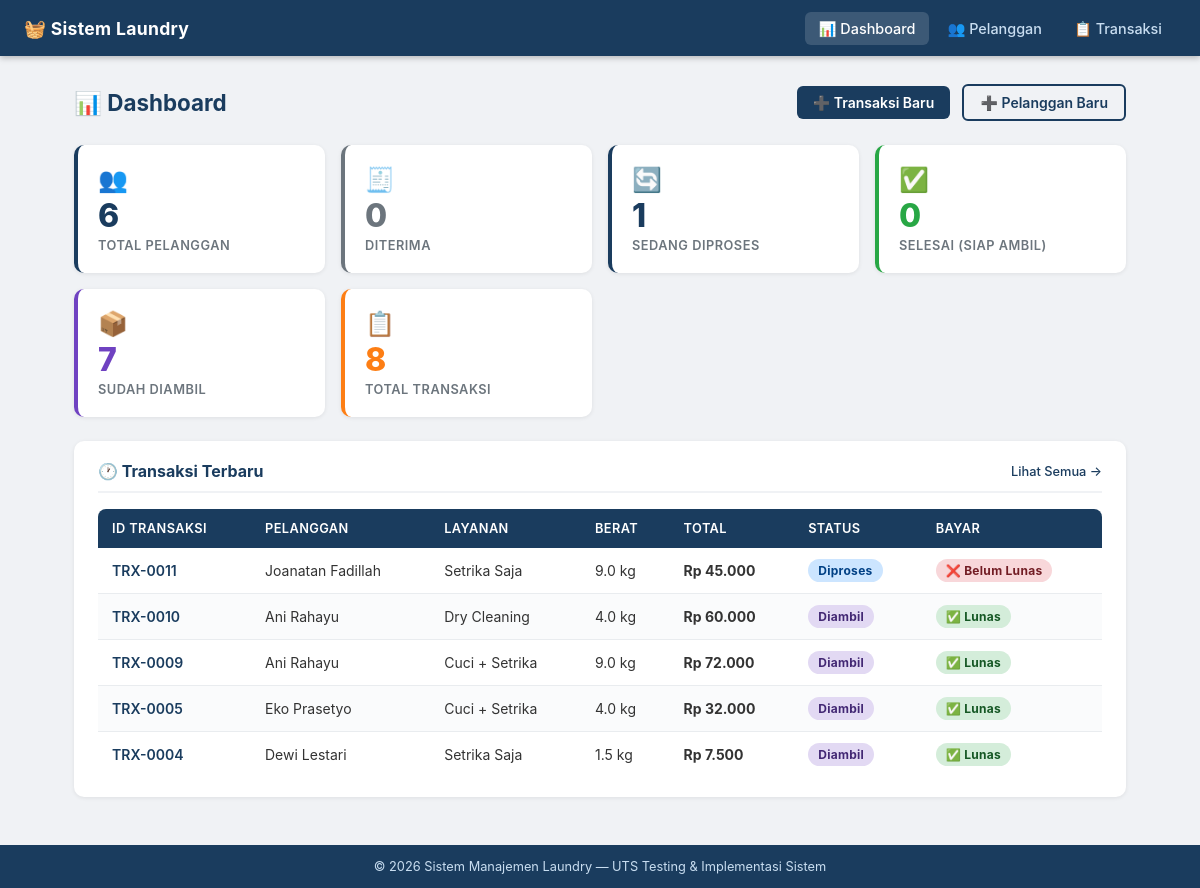
The page / on the database its author committed.
### tables this page shows
CREATE TABLE transaksi (
            id                 INTEGER PRIMARY KEY AUTOINCREMENT,
            kode_transaksi     TEXT    NOT NULL UNIQUE,
            pelanggan_id       INTEGER NOT NULL,
            layanan_id         INTEGER NOT NULL,
            berat_kg           REAL    NOT NULL CHECK(berat_kg >= 0.5 AND berat_kg <= 50),
            total_harga        INTEGER NOT NULL,
            status_pengerjaan  TEXT    NOT NULL DEFAULT 'Diterima'
                               CHECK(status_pengerjaan IN ('Diterima','Diproses','Selesai','Diambil')),
            status_pembayaran  TEXT    NOT NULL DEFAULT 'Belum Lunas'
                               CHECK(status_pembayaran IN ('Belum Lunas','Lunas')),
            tanggal_masuk      TEXT    NOT NULL,
            catatan            TEXT,
            created_at         TEXT    NOT NULL DEFAULT CURRENT_TIMESTAMP,
            FOREIGN KEY (pelanggan_id) REFERENCES pelanggan(id) ON DELETE RESTRICT,
            FOREIGN KEY (layanan_id)   REFERENCES layanan(id)   ON DELETE RESTRICT
        );

CREATE TABLE pelanggan (
            id         INTEGER PRIMARY KEY AUTOINCREMENT,
            nama       TEXT    NOT NULL,
            no_hp      TEXT    NOT NULL UNIQUE,
            alamat     TEXT,
            created_at TEXT    NOT NULL DEFAULT CURRENT_TIMESTAMP
        );

CREATE TABLE layanan (
            id            INTEGER PRIMARY KEY AUTOINCREMENT,
            nama_layanan  TEXT    NOT NULL UNIQUE,
            tarif_per_kg  INTEGER NOT NULL CHECK(tarif_per_kg > 0)
        );

### app.py (the view)
@app.route('/')
def dashboard():
    conn = get_db_connection()
    total_pelanggan = conn.execute('SELECT COUNT(*) FROM pelanggan').fetchone()[0]
    total_transaksi = conn.execute('SELECT COUNT(*) FROM transaksi').fetchone()[0]
    status_counts = {s: 0 for s in STATUS_FLOW}
    for r in conn.execute(
        'SELECT status_pengerjaan, COUNT(*) as jml FROM transaksi GROUP BY status_pengerjaan'
    ).fetchall():
        status_counts[r['status_pengerjaan']] = r['jml']
    transaksi_terbaru = conn.execute('''
        SELECT t.id, t.kode_transaksi, p.nama AS nama_pelanggan,
               l.nama_layanan, t.berat_kg, t.total_harga,
               t.status_pengerjaan, t.status_pembayaran, t.tanggal_masuk
        FROM transaksi t
        JOIN pelanggan p ON t.pelanggan_id = p.id
        JOIN layanan   l ON t.layanan_id   = l.id
        ORDER BY t.id DESC LIMIT 5
    ''').fetchall()
    conn.close()
    return render_template('dashboard.html',
                           total_pelanggan=total_pelanggan,
                           total_transaksi=total_transaksi,
                           status_counts=status_counts,
                           transaksi_terbaru=transaksi_terbaru)

### app.py (called while the page is built)
def format_rupiah(angka):
    return f"Rp {int(angka):,}".replace(',', '.')

### database.py (called while the page is built)
def get_db_connection():
    conn = sqlite3.connect(DB_PATH)
    conn.row_factory = sqlite3.Row
    conn.execute("PRAGMA foreign_keys = ON")  # aktifkan foreign key constraint
    return conn

### templates/dashboard.html (shortened to what this page needs)
{% extends 'base.html' %}
{% block content %}
<div class="page-header">
    <h1 class="page-title">📊 Dashboard</h1>
    <div>
        <a href="{{ url_for('transaksi_tambah') }}" class="btn btn-primary">➕ Transaksi Baru</a>
        <a href="{{ url_for('pelanggan_tambah') }}" class="btn btn-outline" style="margin-left:8px;">➕ Pelanggan Baru</a>
    </div>
</div>
<div class="stat-grid">
    <div class="stat-card blue">
        <span class="stat-icon">👥</span>
        <span class="stat-value">{{ total_pelanggan }}</span>
        <span class="stat-label">Total Pelanggan</span>
    </div>
    <div class="stat-card gray">
        <span class="stat-icon">🧾</span>
        <span class="stat-value">{{ status_counts['Diterima'] }}</span>
        <span class="stat-label">Diterima</span>
    </div>
    <div class="stat-card blue">
        <span class="stat-icon">🔄</span>
        <span class="stat-value">{{ status_counts['Diproses'] }}</span>
        <span class="stat-label">Sedang Diproses</span>
    </div>
    <div class="stat-card green">
        <span class="stat-icon">✅</span>
        <span class="stat-value">{{ status_counts['Selesai'] }}</span>
        <span class="stat-label">Selesai (Siap Ambil)</span>
    </div>
    <div class="stat-card purple">
        <span class="stat-icon">📦</span>
        <span class="stat-value">{{ status_counts['Diambil'] }}</span>
        <span class="stat-label">Sudah Diambil</span>
    </div>
    <div class="stat-card orange">
        <span class="stat-icon">📋</span>
        <span class="stat-value">{{ total_transaksi }}</span>
        <span class="stat-label">Total Transaksi</span>
    </div>
</div>
<div class="card">
    <div class="card-title">
        🕐 Transaksi Terbaru
        <a href="{{ url_for('transaksi_list') }}"
           style="font-size:0.8rem; font-weight:500; margin-left:auto; color:#1a3c5e;">
            Lihat Semua →
        </a>
    </div>
    {% if transaksi_terbaru %}
    <div class="table-wrapper">
        <table>
            <thead>
                <tr>
                    <th>ID Transaksi</th>
                    <th>Pelanggan</th>
                    <th>Layanan</th>
                    <th>Berat</th>
                    <th>Total</th>
                    <th>Status</th>
                    <th>Bayar</th>
                </tr>
            </thead>
            <tbody>
                {% for t in transaksi_terbaru %}
                <tr>
                    <td>
                        <a href="{{ url_for('transaksi_detail', tid=t.id) }}">
                            {{ t.kode_transaksi }}
                        </a>
                    </td>
                    <td>{{ t.nama_pelanggan }}</td>
                    <td>{{ t.nama_layanan }}</td>
                    <td>{{ t.berat_kg }} kg</td>
                    <td class="fw-bold">{{ t.total_harga | rupiah }}</td>
                    <td>
                        {% set s = t.status_pengerjaan %}
                        <span class="badge badge-{{ s.lower().replace(' ', '-') }}">
                            {{ s }}
                        </span>
                    </td>
                    <td>
                        {% if t.status_pembayaran == 'Lunas' %}
                            <span class="badge badge-lunas">✅ Lunas</span>
                        {% else %}
                            <span class="badge badge-belum-lunas">❌ Belum Lunas</span>
                        {% endif %}
                    </td>
                </tr>
                {% endfor %}
            </tbody>
        </table>
    </div>
    {% else %}
    <div class="empty-state">
        <div class="empty-icon">📭</div>
        <p>Belum ada transaksi. <a href="{{ url_for('transaksi_tambah') }}">Buat transaksi pertama →</a></p>
    </div>
    {% endif %}
</div>
{% endblock %}

### templates/base.html (shortened to what this page needs)
<!DOCTYPE html>
<html lang="id">
<head>
    <link rel="stylesheet" href="{{ url_for('static', filename='css/style.css') }}">
</head>
<body>
<nav class="navbar">
    <a href="{{ url_for('dashboard') }}" class="navbar-brand">
        🧺 Sistem Laundry
    </a>
    <ul class="navbar-nav">
        <li>
            <a href="{{ url_for('dashboard') }}"
               class="{{ 'active' if request.endpoint == 'dashboard' }}">
                📊 Dashboard
            </a>
        </li>
        <li>
            <a href="{{ url_for('pelanggan_list') }}"
               class="{{ 'active' if request.endpoint and 'pelanggan' in request.endpoint }}">
                👥 Pelanggan
            </a>
        </li>
        <li>
            <a href="{{ url_for('transaksi_list') }}"
               class="{{ 'active' if request.endpoint and 'transaksi' in request.endpoint }}">
                📋 Transaksi
            </a>
        </li>
    </ul>
</nav>
<main class="main-content">
    {% block content %}{% endblock %}
</main>
<footer class="footer">
    © 2026 Sistem Manajemen Laundry — UTS Testing &amp; Implementasi Sistem
</footer>
</body>
</html>

### static/css/style.css (style rules this page uses)
*, *::before, *::after { box-sizing: border-box; margin: 0; padding: 0; }
body { font-family: -apple-system, BlinkMacSystemFont, 'Segoe UI', Roboto, sans-serif; font-size: 15px; color: #333; background-color: #f0f2f5; min-height: 100vh; display: flex; flex-direction: column; }
a { color: #1a3c5e; text-decoration: none; }
.navbar { background-color: #1a3c5e; color: #fff; padding: 0 24px; display: flex; align-items: center; justify-content: space-between; height: 56px; position: sticky; top: 0; z-index: 100; box-shadow: 0 2px 6px rgba(0,0,0,0.25); }
.navbar-brand { font-size: 1.1rem; font-weight: 700; color: #fff; display: flex; align-items: center; gap: 8px; letter-spacing: 0.3px; }
.navbar-nav { display: flex; gap: 4px; list-style: none; }
.navbar-nav a { color: #c8ddf0; padding: 8px 14px; border-radius: 6px; font-size: 0.9rem; font-weight: 500; transition: background 0.15s, color 0.15s; }
.navbar-nav a:hover, .navbar-nav a.active { background-color: rgba(255,255,255,0.15); color: #fff; text-decoration: none; }
.main-content { flex: 1; padding: 28px 24px; max-width: 1100px; width: 100%; margin: 0 auto; }
.page-header { display: flex; align-items: center; justify-content: space-between; margin-bottom: 24px; flex-wrap: wrap; gap: 12px; }
.page-title { font-size: 1.4rem; font-weight: 700; color: #1a3c5e; display: flex; align-items: center; gap: 8px; }
.btn { display: inline-flex; align-items: center; gap: 6px; padding: 8px 16px; border-radius: 6px; font-size: 0.875rem; font-weight: 600; cursor: pointer; border: none; transition: background 0.15s, transform 0.1s, box-shadow 0.15s; text-decoration: none; white-space: nowrap; }
.btn-primary { background-color: #1a3c5e; color: #fff; }
.btn-outline { background-color: transparent; border: 2px solid #1a3c5e; color: #1a3c5e; }
.card { background: #fff; border-radius: 10px; box-shadow: 0 1px 4px rgba(0,0,0,0.08); padding: 20px 24px; margin-bottom: 20px; }
.card-title { font-size: 1rem; font-weight: 700; color: #1a3c5e; margin-bottom: 16px; display: flex; align-items: center; gap: 6px; border-bottom: 2px solid #f0f2f5; padding-bottom: 10px; }
.stat-grid { display: grid; grid-template-columns: repeat(auto-fit, minmax(200px, 1fr)); gap: 16px; margin-bottom: 24px; }
.stat-card { background: #fff; border-radius: 10px; padding: 20px; box-shadow: 0 1px 4px rgba(0,0,0,0.08); display: flex; flex-direction: column; gap: 6px; border-left: 4px solid; transition: box-shadow 0.2s; }
.stat-card.blue { border-color: #1a3c5e; }
.stat-card.green { border-color: #28a745; }
.stat-card.orange { border-color: #fd7e14; }
.stat-card.purple { border-color: #6f42c1; }
.stat-card.gray { border-color: #6c757d; }
.stat-icon { font-size: 1.5rem; }
.stat-value { font-size: 2rem; font-weight: 800; color: #1a3c5e; line-height: 1; }
.stat-card.green .stat-value { color: #28a745; }
.stat-card.orange .stat-value { color: #fd7e14; }
.stat-card.purple .stat-value { color: #6f42c1; }
.stat-card.gray .stat-value { color: #6c757d; }
.stat-label { font-size: 0.8rem; color: #6c757d; font-weight: 600; text-transform: uppercase; letter-spacing: 0.5px; }
.table-wrapper { overflow-x: auto; border-radius: 8px; }
table { width: 100%; border-collapse: collapse; font-size: 0.875rem; }
table thead tr { background-color: #1a3c5e; color: #fff; }
table thead th { padding: 12px 14px; text-align: left; font-weight: 600; font-size: 0.8rem; text-transform: uppercase; letter-spacing: 0.4px; white-space: nowrap; }
table tbody tr { border-bottom: 1px solid #e9ecef; transition: background 0.1s; }
table tbody tr:last-child { border-bottom: none; }
table tbody tr:nth-child(even) { background-color: #fafbfc; }
table tbody td { padding: 11px 14px; vertical-align: middle; }
table tbody td a { color: #1a3c5e; font-weight: 600; }
.badge { display: inline-flex; align-items: center; padding: 4px 10px; border-radius: 20px; font-size: 0.75rem; font-weight: 700; white-space: nowrap; letter-spacing: 0.3px; }
.badge-diproses { background-color: #cce5ff; color: #004085; }
.badge-diambil { background-color: #e2d9f3; color: #432874; }
.badge-lunas { background-color: #d4edda; color: #155724; }
.badge-belum-lunas { background-color: #f8d7da; color: #721c24; }
.footer { background-color: #1a3c5e; color: #c8ddf0; text-align: center; padding: 14px; font-size: 0.8rem; margin-top: auto; }
.fw-bold { font-weight: 700; }

### rows shown on the page
transaksi: kode_transaksi "TRX-0011", nama_pelanggan "Joanatan Fadillah", nama_layanan "Setrika Saja", berat_kg "9.0", total_harga|rupiah "Rp 45.000", status_pengerjaan "Diproses", status_pembayaran "❌ Belum Lunas"
transaksi: kode_transaksi "TRX-0010", nama_pelanggan "Ani Rahayu", nama_layanan "Dry Cleaning", berat_kg "4.0", total_harga|rupiah "Rp 60.000", status_pengerjaan "Diambil", status_pembayaran "✅ Lunas"
transaksi: kode_transaksi "TRX-0009", nama_pelanggan "Ani Rahayu", nama_layanan "Cuci + Setrika", berat_kg "9.0", total_harga|rupiah "Rp 72.000", status_pengerjaan "Diambil", status_pembayaran "✅ Lunas"
transaksi: kode_transaksi "TRX-0005", nama_pelanggan "Eko Prasetyo", nama_layanan "Cuci + Setrika", berat_kg "4.0", total_harga|rupiah "Rp 32.000", status_pengerjaan "Diambil", status_pembayaran "✅ Lunas"
transaksi: kode_transaksi "TRX-0004", nama_pelanggan "Dewi Lestari", nama_layanan "Setrika Saja", berat_kg "1.5", total_harga|rupiah "Rp 7.500", status_pengerjaan "Diambil", status_pembayaran "✅ Lunas"

### other values the page prints
{{ total_pelanggan }} "6"
{{ status_counts['Diterima'] }} "0"
{{ status_counts['Diproses'] }} "1"
{{ status_counts['Selesai'] }} "0"
{{ status_counts['Diambil'] }} "7"
{{ total_transaksi }} "8"
